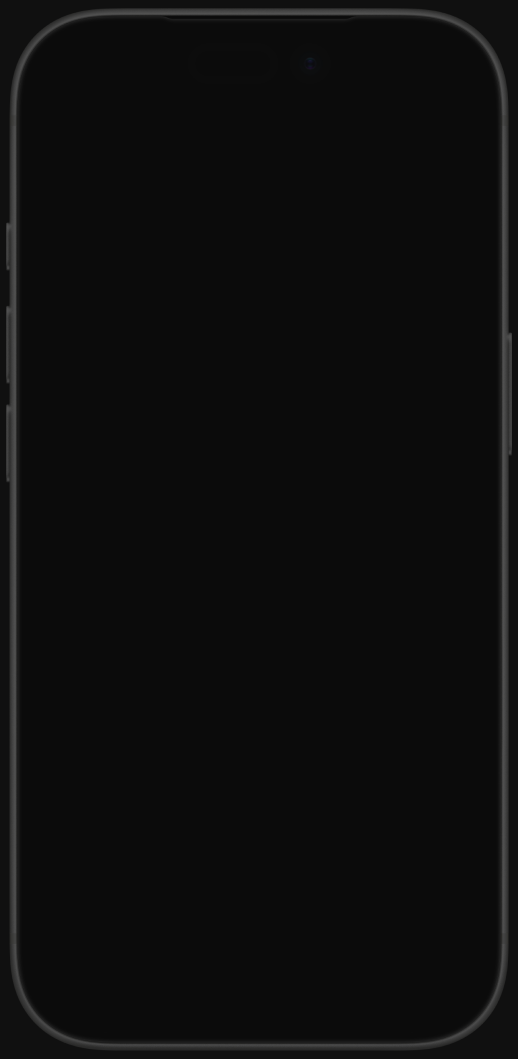
#> input picture src/figures/source/awayLanding/iphone17pro-bezel.png, 1036 x 2118 px (shown at 1/2 size)
$ python compose-iphone.py
#> lines starting #> are read from the running program, lines starting #| are printed output that depends on the picture; after the words box and inside, x2 and y2 are one past the last pixel; in counts of white or black regions, pixels touching at a corner belong together; pictures that were not available may be replaced by others from this repository, and a replacement may not be noted
#!/usr/bin/env python3
"""Composite the exact Away landing screen into the exact iPhone 17 Pro bezel.

Bezel = Figma node 6353:335497 ("Bezel", iPhone 17 Pro / Silver), exported at
scale 4 (1036x2118). Screen = the exact landing render. Regenerates
public/figures/awayLanding-iphone.png. Re-run after either source changes:

    python3 tools/figma-fidelity/compose-iphone.py
"""
import os
import numpy as np
from PIL import Image, ImageDraw

ROOT = os.path.abspath(os.path.join(os.path.dirname(__file__), "..", ".."))
bezel = os.path.join(ROOT, "src/figures/source/awayLanding/iphone17pro-bezel.png")
screen = os.path.join(ROOT, "public/figures/awayLanding-screen.png")
out_path = os.path.join(ROOT, "public/figures/awayLanding-iphone.png")

# Screen window inside the 1036x2118 bezel, measured from the export:
# ~41px bezel inset all round, ~120px screen-corner radius.
L, T, SW, SH = 42, 45, 953, 2033

bez = Image.open(bezel).convert("RGBA")
#> bez is the input picture: PIL image 1036x2118 RGBA; mean R, G, B, A 13.6, 13.6, 13.6, 255
assert bez.size == (1036, 2118), f"bezel must be the scale-4 export (1036x2118), got {bez.size}"
scr = Image.open(screen).convert("RGBA").resize((SW, SH), Image.LANCZOS)
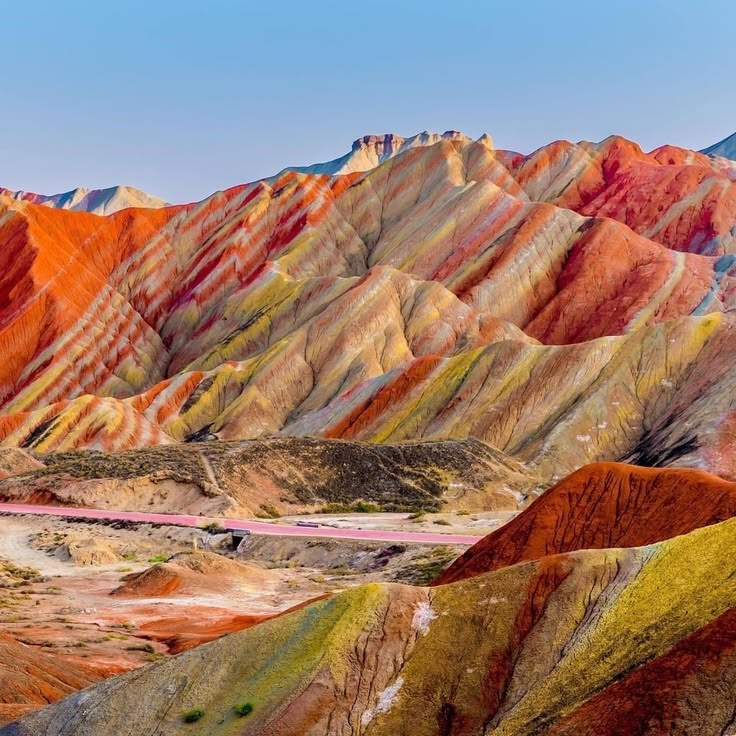
#> input picture src/figures/source/awayLanding/image160.png, 736 x 736 px, given in place of awayLanding-screen.png, which was not available
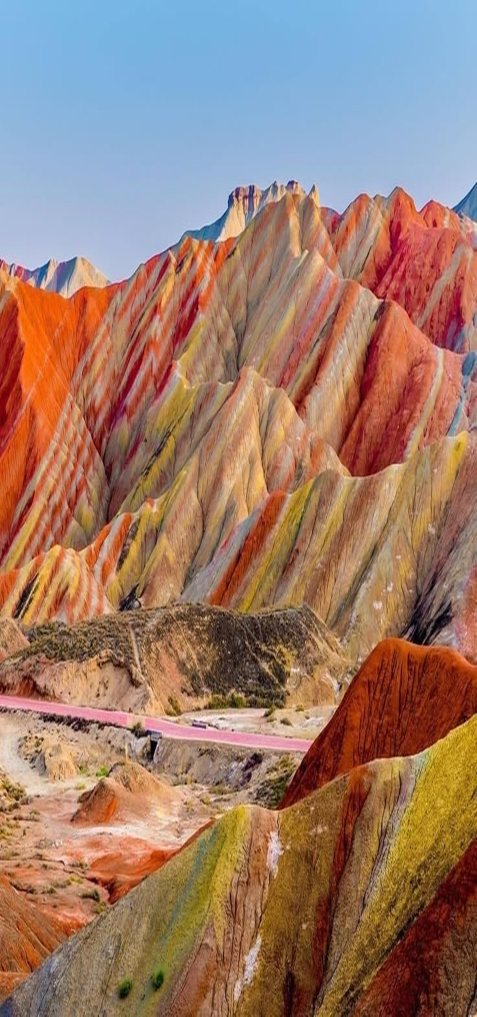
#> scr: PIL image 953x2033 RGBA (shown at 1/2 size); mean R, G, B, A 155.5, 123, 107.4, 255
out = bez.copy()
out.alpha_composite(scr, (L, T))  # screen's own rounded-transparent corners blend into the bezel black
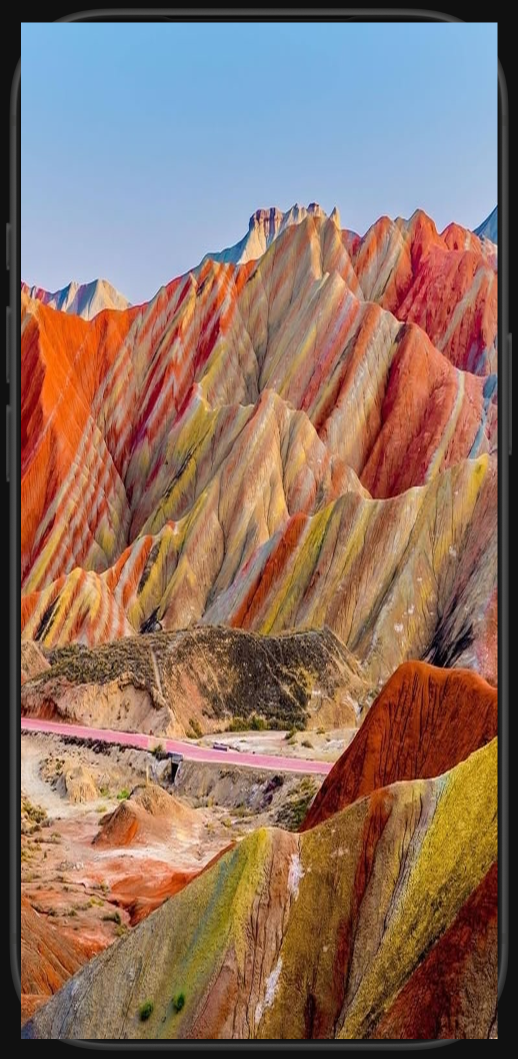
#> out: PIL image 1036x2118 RGBA (shown at 1/2 size); mean R, G, B, A 141, 112.3, 98.5, 255

# Knock out the flat (16,16,16) rectangle the bezel was exported on so the phone
# floats on a transparent background. Border-seed a flood that lifts the uniform
# dark surround and stops at the metal frame (~42+). The frame has a few dim
# spots the flood can slip through into the dark screen, so paint a rounded-rect
# barrier over the screen window first (flood source only — output untouched);
# that guarantees the flood can only ever reach the true outside of the phone.
SENTINEL = (255, 0, 255)  # marks the flooded surround
BARRIER = (0, 255, 0)  # blocks the flood from leaking past the screen; kept opaque
rgb = out.convert("RGB")
pad = 18  # reach into the black inner bezel so corners can't leak around the screen
ImageDraw.Draw(rgb).rounded_rectangle(
    [L - pad, T - pad, L + SW - 1 + pad, T + SH - 1 + pad], radius=135, fill=BARRIER
)
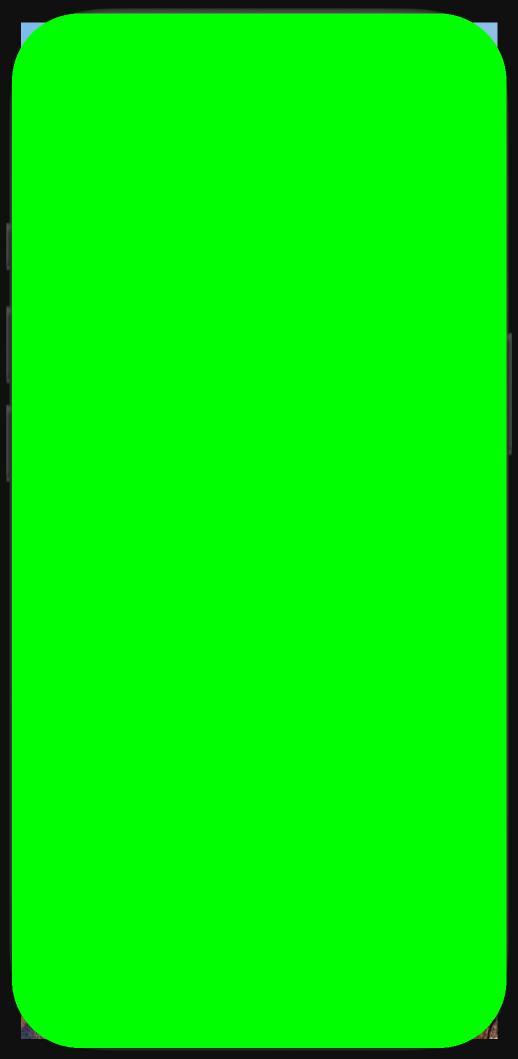
#> rgb: PIL image 1036x2118 RGB (shown at 1/2 size); mean R, G, B 1.9, 237.9, 2
ImageDraw.floodfill(rgb, (0, 0), SENTINEL, thresh=40)
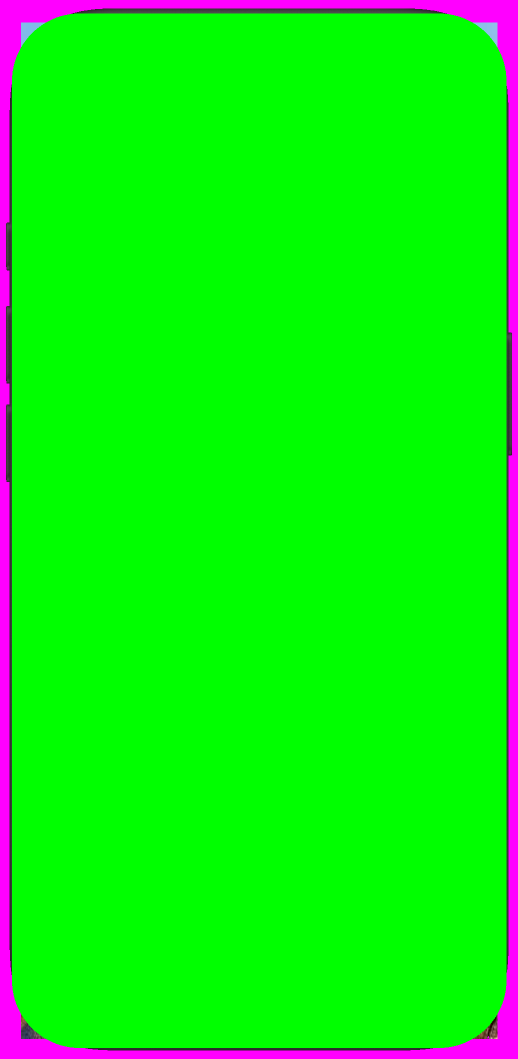
#> rgb: PIL image 1036x2118 RGB (shown at 1/2 size); mean R, G, B 16, 237, 16
bg = np.all(np.asarray(rgb) == SENTINEL, axis=-1)  # exactly the flooded surround
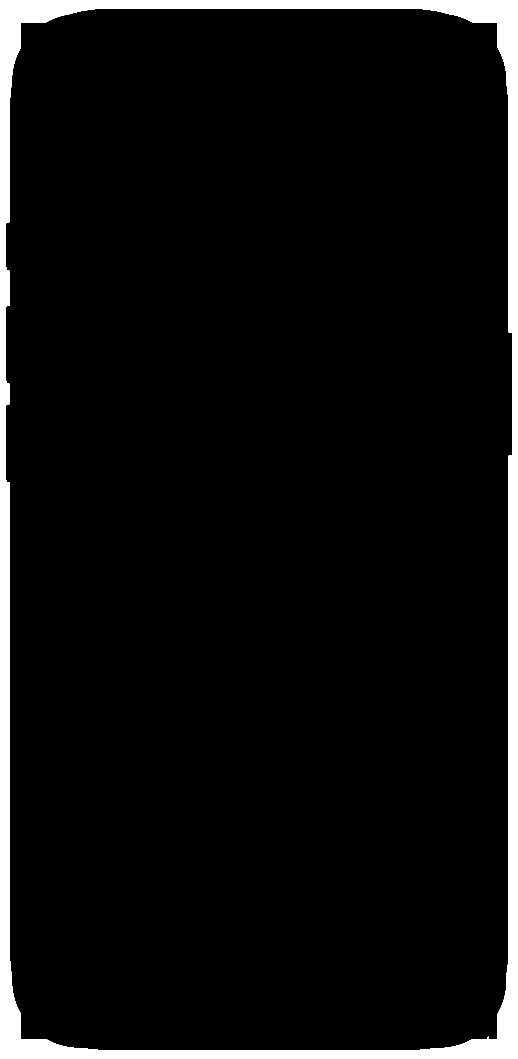
#> bg: shape (2118, 1036) bool (shown at 1/2 size); 5.9% white; 1 white region, box (x1, y1, x2, y2) and area: (0, 0, 1036, 2118) 129166
arr = np.asarray(out).copy()
arr[bg, 3] = 0  # clear alpha there; phone, frame and screen stay untouched
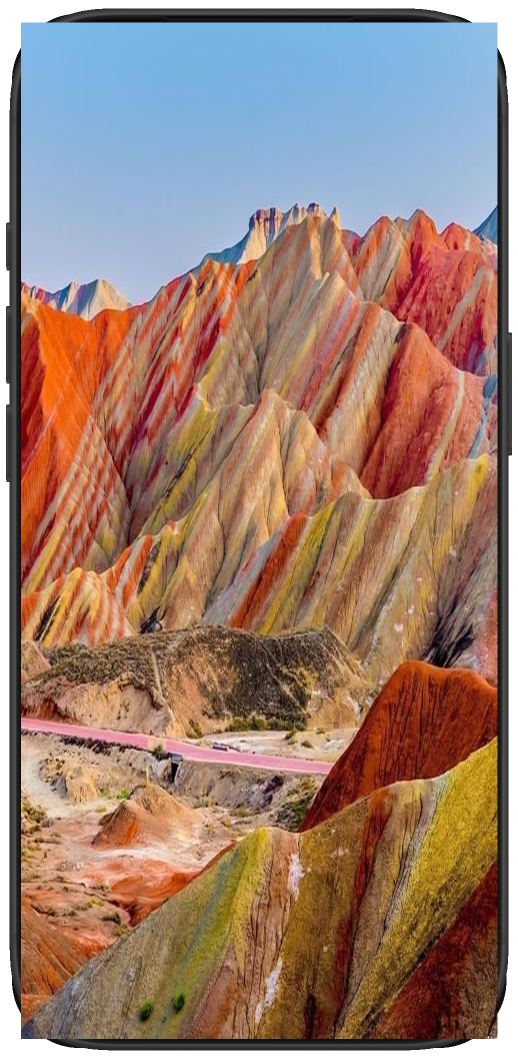
#> arr: shape (2118, 1036, 4) (shown at 1/2 size); 5.89% of pixels changed, all inside (x1, y1, x2, y2) = (0, 0, 1036, 2118); transparent parts drawn white
Image.fromarray(arr, "RGBA").save(out_path)
print("wrote", os.path.relpath(out_path, ROOT), out.size)
#| wrote public/figures/awayLanding-iphone.png (1036, 2118)
